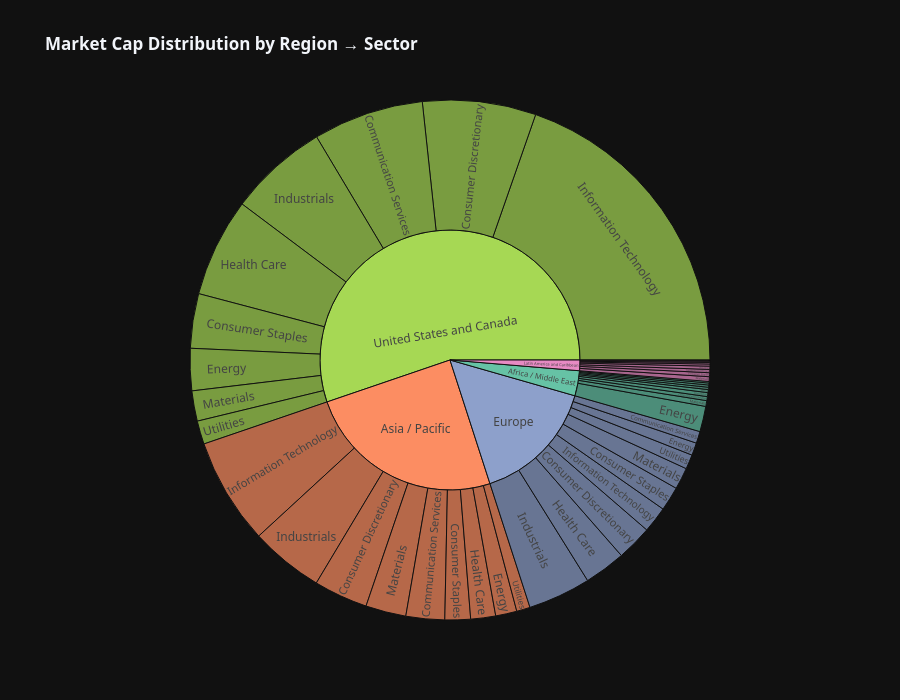
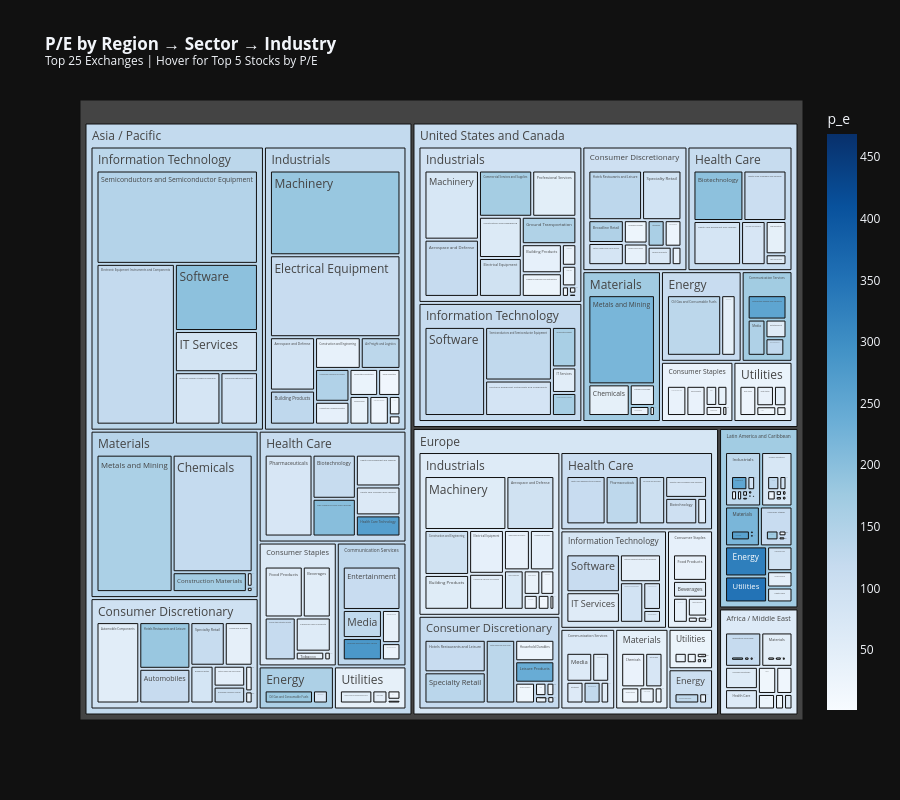
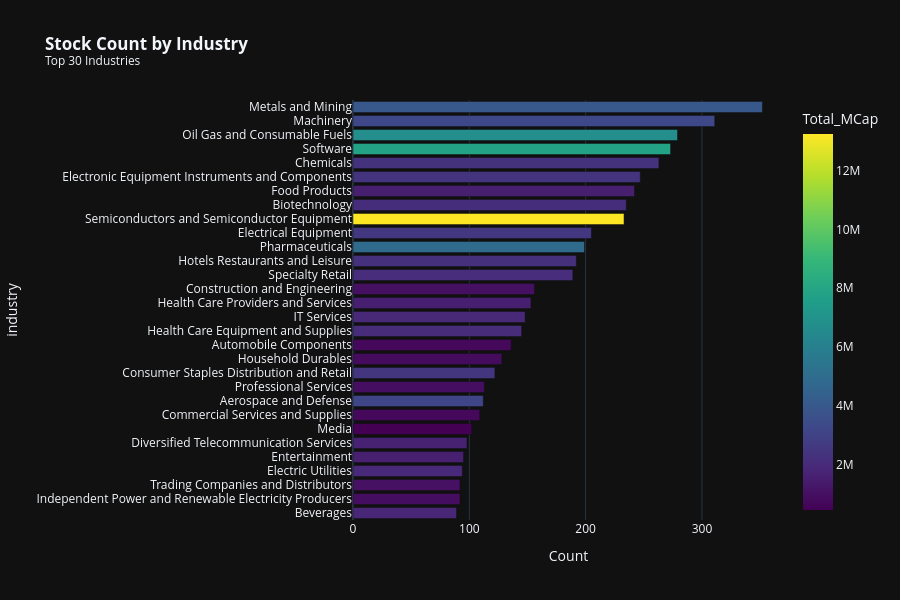
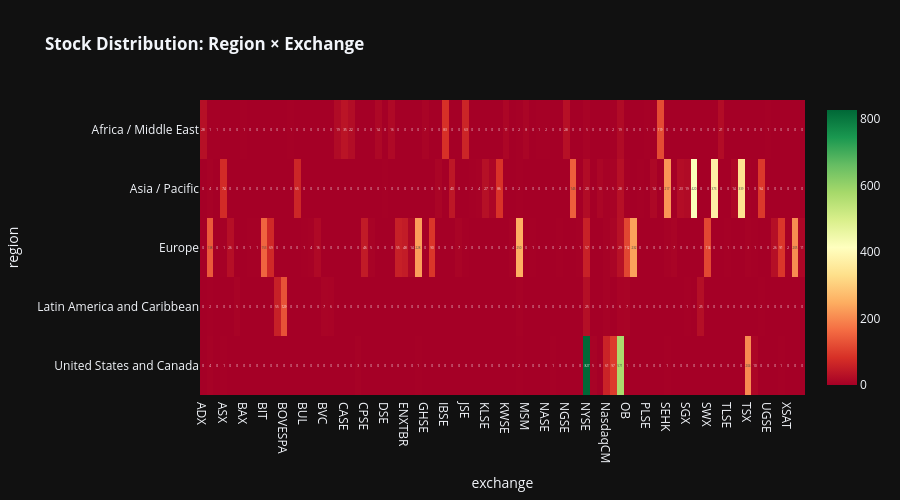

Notebook cell for these charts, in order:
### Markdown cell above
## Cell 3: Region & Exchange Distribution Analytics

Interactive dashboards analyzing stock distribution by Region, Sector, Industry, and Exchange.

### Code cell
# ============================================================================
# Cell 3: Region, Sector, Industry & Exchange Distribution
# ============================================================================

print('=' * 80)
print('📊 REGION, SECTOR, INDUSTRY & EXCHANGE ANALYTICS')
print('=' * 80)

dashboard_dir = OUTPUT_DIR / 'eda' / 'dashboards'

# ============================================================================
# 3.1 Region Distribution with Key Metrics
# ============================================================================
if 'region' in df.columns:
    print('\n📍 Region Distribution Analysis...')

    region_summary_stats = df.groupby('region').agg({
        'ticker': 'count',
        'market_cap': ['sum', 'mean', 'median'],
        'last_price': 'mean',

    }).round(2)
    region_summary_stats.columns = ['Count', 'Total_MCap', 'Mean_MCap', 'Median_MCap', 'Avg_Price']
    region_summary_stats = region_summary_stats.sort_values('Count', ascending=False)
    region_summary_stats['Pct'] = (region_summary_stats['Count'] / region_summary_stats['Count'].sum() * 100).round(1)

    # Create region sunburst with sector breakdown
    fig_region_sb = px.sunburst(
        prepare_for_plotly(df, ['region', 'sector']),
        path=['region', 'sector'], values='market_cap',
        title='<b>Market Cap Distribution by Region → Sector</b>',
        template=PLOTLY_TEMPLATE, color='region',
        color_discrete_sequence=px.colors.qualitative.Set2,
    )
    fig_region_sb.update_layout(height=700, font=dict(family='Segoe UI, Roboto, Arial'))
    fig_region_sb.write_html(dashboard_dir / 'region_sector_sunburst.html')
    fig_region_sb.show()

    print(f'  ✓ Saved: region_sector_sunburst.html')
    print(f'\n  Region Summary:')
    print(region_summary_stats.to_string())

# ============================================================================
# 3.2 Exchange Distribution Analysis (Enhanced)
# ============================================================================
exchange_col = None
for col in ['exchange', 'primary_exchange', 'stock_exchange']:
    if col in df.columns:
        exchange_col = col
        break

if exchange_col:
    print(f'\n🏛️ Exchange Distribution Analysis ({exchange_col})...')

    exchange_stats = df.groupby(exchange_col).agg({
        'ticker': 'count',
        'market_cap': ['sum', 'mean'],
        'p_e': 'mean',
        'last_price': 'mean',
    }).round(2)
    exchange_stats.columns = ['Count', 'Total_MCap', 'Mean_MCap', 'Avg_Price', 'Mean_P_E']
    exchange_stats = exchange_stats.sort_values('Total_MCap', ascending=False).head(TOP_N_EXCHANGES)
    exchange_stats['Pct'] = (exchange_stats['Count'] / df.shape[0] * 100).round(1)

    # Filter to top exchanges
    top_exchanges = exchange_stats.index.tolist()
    df_exchange = df[df[exchange_col].isin(top_exchanges)].copy()


    # =========================================================================
    # Build top 5 P/E names for each level of the treemap hierarchy
    # Path: region → sector → industry
    # =========================================================================

    def get_top5_pe_names(subset_df):
        """Get top 5 stock names by P/E from a subset DataFrame."""
        valid = subset_df.dropna(subset=['p_e', 'name'])
        valid = valid[valid['p_e'] > 0]  # Only positive P/E
        top5 = valid.nlargest(5, 'p_e')['name'].tolist()
        return ', '.join(top5) if top5 else 'N/A'


    # Level 1: By Region only
    region_top_names = df_exchange.groupby('region').apply(
        get_top5_pe_names, include_groups=False
    ).to_dict()

    # Level 2: By Region + Sector
    region_sector_top_names = df_exchange.groupby(['region', 'sector']).apply(
        get_top5_pe_names, include_groups=False
    ).to_dict()

    # Level 3: By Region + Sector + Industry (full path)
    region_sector_industry_top_names = df_exchange.groupby(
        ['region', 'sector', 'industry']
    ).apply(get_top5_pe_names, include_groups=False).to_dict()


    # Create a unified lookup function for the treemap path
    def get_top_names_for_path(row):
        """Return top names based on the most specific available path."""
        region = row.get('region')
        sector = row.get('sector')
        industry = row.get('industry')

        # Try most specific first (region + sector + industry)
        key_full = (region, sector, industry)
        if key_full in region_sector_industry_top_names:
            return region_sector_industry_top_names[key_full]

        # Fall back to region + sector
        key_rs = (region, sector)
        if key_rs in region_sector_top_names:
            return region_sector_top_names[key_rs]

        # Fall back to region only
        if region in region_top_names:
            return region_top_names[region]

        return 'N/A'


    # Add top names column (for industry-level hover)
    df_exchange['top_names_by_pe'] = df_exchange.apply(get_top_names_for_path, axis=1)

    # =========================================================================
    # Create treemap with customdata for all hierarchy levels
    # =========================================================================

    # Prepare data with all level lookups embedded
    treemap_df = prepare_for_plotly(df_exchange, [exchange_col, 'region', 'sector', 'industry'])

    # Exchange treemap: Region → Sector → Industry
    fig_exchange = px.treemap(
        treemap_df,
        path=['region', 'sector', 'industry'],
        values='p_e',
        color='p_e',
        color_continuous_scale='Blues',
        title=f'<b>P/E by Region → Sector → Industry</b><br><sup>Top {TOP_N_EXCHANGES} Exchanges | Hover for Top 5 Stocks by P/E</sup>',
        template=PLOTLY_TEMPLATE,
        hover_data={'top_names_by_pe': True},
    )

    # Custom hover template showing path-specific top names
    fig_exchange.update_traces(
        hovertemplate='<b>%{label}</b><br>P/E Sum: %{value:.2f}<br>Top 5 by P/E: %{customdata[0]}<extra></extra>'
    )
    fig_exchange.update_layout(height=800)
    fig_exchange.write_html(dashboard_dir / 'exchange_sector_treemap.html')
    fig_exchange.show()

    print(f'  ✓ Saved: exchange_sector_treemap.html')
    print(f'\n  Top Exchanges by Market Cap:')
    print(exchange_stats.head(10).to_string())

    # Debug: Show sample of computed top names per level
    print(f'\n  📊 Top 5 P/E Names by Hierarchy Level:')
    print(f'    Regions: {len(region_top_names)} groups')
    print(f'    Region+Sector: {len(region_sector_top_names)} groups')
    print(f'    Region+Sector+Industry: {len(region_sector_industry_top_names)} groups')

# ============================================================================
# 3.3 Industry Distribution Analysis
# ============================================================================
industry_col = None
for col in ['industry', 'industry_group', 'sub_industry']:
    if col in df.columns:
        industry_col = col
        break

if industry_col:
    print(f'\n🏭 Industry Distribution Analysis ({industry_col})...')

    industry_stats = df.groupby(industry_col).agg({
        'ticker': 'count',
        'market_cap': ['sum', 'mean'],
        'roe': 'mean' if 'roe' in df.columns else 'count',
        'p_e': 'mean',
    }).round(2)

    if 'roe' in df.columns:
        industry_stats.columns = ['Count', 'Total_MCap', 'Mean_MCap', 'Avg_ROE', 'Mean_P_E']
    else:
        industry_stats.columns = ['Count', 'Total_MCap', 'Mean_MCap', '_count', 'Mean_P_E']
        industry_stats = industry_stats.drop('_count', axis=1)

    industry_stats = industry_stats.sort_values('Count', ascending=False).head(TOP_N_INDUSTRIES)

    # Industry bar chart
    fig_industry = px.bar(
        industry_stats.reset_index().head(TOP_N_INDUSTRIES),
        x='Count', y=industry_col, orientation='h',
        title=f'<b>Stock Count by Industry</b><br><sup>Top {TOP_N_INDUSTRIES} Industries</sup>',
        template=PLOTLY_TEMPLATE, color='Total_MCap',
        color_continuous_scale='Viridis',
    )
    fig_industry.update_layout(height=600, yaxis={'categoryorder': 'total ascending'})
    fig_industry.write_html(dashboard_dir / 'industry_distribution.html')
    fig_industry.show()

    print(f'  ✓ Saved: industry_distribution.html')

# ============================================================================
# 3.4 Region × Exchange × Sector 3D Analysis
# ============================================================================
if 'region' in df.columns and exchange_col:
    print('\n🌐 Region × Exchange × Sector 3D Analysis...')

    # Create cross-tabulation
    cross_tab = pd.crosstab([df['region'], df['sector']], df[exchange_col])

    # Region-Exchange heatmap
    region_exchange = pd.crosstab(df['region'], df[exchange_col])

    fig_re_heatmap = px.imshow(
        region_exchange, title='<b>Stock Distribution: Region × Exchange</b>',
        template=PLOTLY_TEMPLATE, color_continuous_scale='RdYlGn',
        aspect='auto', text_auto=True,
    )
    fig_re_heatmap.update_layout(height=500)
    fig_re_heatmap.write_html(dashboard_dir / 'region_exchange_heatmap.html')
    fig_re_heatmap.show()

    print(f'  ✓ Saved: region_exchange_heatmap.html')

print('\n✓ Region, Sector, Industry & Exchange Analytics Complete')

### Figure 1 — Plotly figure (JSON) as saved in the notebook; plotly's stock layout.template omitted (floating-point values rounded to 4 significant figures)
{"data": [{"branchvalues": "total", "customdata": [["Africa / Middle East"], ["Africa / Middle East"], ["Africa / Middle East"], ["Africa / Middle East"], ["Africa / Middle East"], ["Africa / Middle East"], ["Africa / Middle East"], ["Africa / Middle East"], ["Africa / Middle East"], ["Africa / Middle East"], ["Asia / Pacific"], ["Asia / Pacific"], ["Asia / Pacific"], ["Asia / Pacific"], ["Asia / Pacific"], ["Asia / Pacific"], ["Asia / Pacific"], ["Asia / Pacific"], ["Asia / Pacific"], ["Asia / Pacific"], ["Europe"], ["Europe"], ["Europe"], ["Europe"], ["Europe"], ["Europe"], ["Europe"], ["Europe"], ["Europe"], ["Europe"], ["Latin America and Caribbean"], ["Latin America and Caribbean"], ["Latin America and Caribbean"], ["Latin America and Caribbean"], ["Latin America and Caribbean"], ["Latin America and Caribbean"], ["Latin America and Caribbean"], ["Latin America and Caribbean"], ["Latin America and Caribbean"], ["Latin America and Caribbean"], ["United States and Canada"], ["United States and Canada"], ["United States and Canada"], ["United States and Canada"], ["United States and Canada"], ["United States and Canada"], ["United States and Canada"], ["United States and Canada"], ["United States and Canada"], ["United States and Canada"]], "domain": {"x": [0.0, 1.0], "y": [0.0, 1.0]}, "hovertemplate": "labels=%{label}<br>market_cap=%{value}<br>parent=%{parent}<br>id=%{id}<br>region=%{customdata[0]}<extra></extra>", "ids": ["Africa / Middle East/Consumer Discretionary", "Africa / Middle East/Communication Services", "Africa / Middle East/Industrials", "Africa / Middle East/Information Technology", "Africa / Middle East/Consumer Staples", "Africa / Middle East/Health Care", "Africa / Middle East/Energy", "Africa / Middle East/Materials", "Africa / Middle East", "Africa / Middle East/Utilities", "Asia / Pacific/Energy", "Asia / Pacific/Consumer Staples", "Asia / Pacific/Industrials", "Asia / Pacific/Health Care", "Asia / Pacific", "Asia / Pacific/Information Technology", "Asia / Pacific/Utilities", "Asia / Pacific/Communication Services", "Asia / Pacific/Materials", "Asia / Pacific/Consumer Discretionary", "Europe/Consumer Discretionary", "Europe/Industrials", "Europe/Health Care", "Europe/Communication Services", "Europe/Consumer Staples", "Europe/Materials", "Europe/Utilities", "Europe/Information Technology", "Europe/Energy", "Europe", "Latin America and Caribbean/Energy", "Latin America and Caribbean/Communication Services", "Latin America and Caribbean/Health Care", "Latin America and Caribbean", "Latin America and Caribbean/Utilities", "Latin America and Caribbean/Consumer Staples", "Latin America and Caribbean/Materials", "Latin America and Caribbean/Information Technology", "Latin America and Caribbean/Consumer Discretionary", "Latin America and Caribbean/Industrials", "United States and Canada/Materials", "United States and Canada/Utilities", "United States and Canada/Industrials", "United States and Canada/Energy", "United States and Canada/Consumer Staples", "United States and Canada/Health Care", "United States and Canada", "United States and Canada/Consumer Discretionary", "United States and Canada/Communication Services", "United States and Canada/Information Technology"], "labels": ["Consumer Discretionary", "Communication Services", "Industrials", "Information Technology", "Consumer Staples", "Health Care", "Energy", "Materials", "Africa / Middle East", "Utilities", "Energy", "Consumer Staples", "Industrials", "Health Care", "Asia / Pacific", "Information Technology", "Utilities", "Communication Services", "Materials", "Consumer Discretionary", "Consumer Discretionary", "Industrials", "Health Care", "Communication Services", "Consumer Staples", "Materials", "Utilities", "Information Technology", "Energy", "Europe", "Energy", "Communication Services", "Health Care", "Latin America and Caribbean", "Utilities", "Consumer Staples", "Materials", "Information Technology", "Consumer Discretionary", "Industrials", "Materials", "Utilities", "Industrials", "Energy", "Consumer Staples", "Health Care", "United States and Canada", "Consumer Discretionary", "Communication Services", "Information Technology"], "marker": {"colors": ["rgb(102,194,165)", "rgb(102,194,165)", "rgb(102,194,165)", "rgb(102,194,165)", "rgb(102,194,165)", "rgb(102,194,165)", "rgb(102,194,165)", "rgb(102,194,165)", "rgb(102,194,165)", "rgb(102,194,165)", "rgb(252,141,98)", "rgb(252,141,98)", "rgb(252,141,98)", "rgb(252,141,98)", "rgb(252,141,98)", "rgb(252,141,98)", "rgb(252,141,98)", "rgb(252,141,98)", "rgb(252,141,98)", "rgb(252,141,98)", "rgb(141,160,203)", "rgb(141,160,203)", "rgb(141,160,203)", "rgb(141,160,203)", "rgb(141,160,203)", "rgb(141,160,203)", "rgb(141,160,203)", "rgb(141,160,203)", "rgb(141,160,203)", "rgb(141,160,203)", "rgb(231,138,195)", "rgb(231,138,195)", "rgb(231,138,195)", "rgb(231,138,195)", "rgb(231,138,195)", "rgb(231,138,195)", "rgb(231,138,195)", "rgb(231,138,195)", "rgb(231,138,195)", "rgb(231,138,195)", "rgb(166,216,84)", "rgb(166,216,84)", "rgb(166,216,84)", "rgb(166,216,84)", "rgb(166,216,84)", "rgb(166,216,84)", "rgb(166,216,84)", "rgb(166,216,84)", "rgb(166,216,84)", "rgb(166,216,84)"]}, "name": "", "parents": ["Africa / Middle East", "Africa / Middle East", "Africa / Middle East", "Africa / Middle East", "Africa / Middle East", "Africa / Middle East", "Africa / Middle East", "Africa / Middle East", "", "Africa / Middle East", "Asia / Pacific", "Asia / Pacific", "Asia / Pacific", "Asia / Pacific", "", "Asia / Pacific", "Asia / Pacific", "Asia / Pacific", "Asia / Pacific", "Asia / Pacific", "Europe", "Europe", "Europe", "Europe", "Europe", "Europe", "Europe", "Europe", "Europe", "", "Latin America and Caribbean", "Latin America and Caribbean", "Latin America and Caribbean", "", "Latin America and Caribbean", "Latin America and Caribbean", "Latin America and Caribbean", "Latin America and Caribbean", "Latin America and Caribbean", "Latin America and Caribbean", "United States and Canada", "United States and Canada", "United States and Canada", "United States and Canada", "United States and Canada", "United States and Canada", "", "United States and Canada", "United States and Canada", "United States and Canada"], "values": [162400.0, 281800.0, 278400.0, 156700.0, 137800.0, 106500.0, 1786000.0, 407200.0, 3529000.0, 212000.0, 1493000.0, 1796000.0, 5161000.0, 1749000.0, 27980000.0, 7471000.0, 949200.0, 2718000.0, 2840000.0, 3801000.0, 2498000.0, 4414000.0, 2912000.0, 835700.0, 1704000.0, 1525000.0, 1020000.0, 1833000.0, 881400.0, 17620000.0, 80820.0, 107800.0, 29020.0, 1492000.0, 149700.0, 276300.0, 331500.0, 61510.0, 229100.0, 225800.0, 2127000.0, 1645000.0, 6988000.0, 2960000.0, 3833000.0, 6936000.0, 62460000.0, 7968000.0, 7773000.0, 22230000.0], "type": "sunburst"}], "layout": {"legend": {"tracegroupgap": 0}, "title": {"text": "<b>Market Cap Distribution by Region → Sector</b>"}, "sunburstcolorway": ["rgb(102,194,165)", "rgb(252,141,98)", "rgb(141,160,203)", "rgb(231,138,195)", "rgb(166,216,84)", "rgb(255,217,47)", "rgb(229,196,148)", "rgb(179,179,179)"], "font": {"family": "Segoe UI, Roboto, Arial"}, "height": 700}}

### Figure 2 — Plotly figure (JSON) as saved in the notebook; plotly's stock layout.template omitted (floating-point values rounded to 4 significant figures; data arrays with more than 128 entries replaced by an {"elided": "..."} marker saying what was removed)
{"data": [{"branchvalues": "total", "customdata": {"elided": "319x2 mixed values"}, "domain": {"x": [0.0, 1.0], "y": [0.0, 1.0]}, "hovertemplate": "<b>%{label}</b><br>P/E Sum: %{value:.2f}<br>Top 5 by P/E: %{customdata[0]}<extra></extra>", "ids": {"elided": "319 str values"}, "labels": {"elided": "319 str values"}, "marker": {"coloraxis": "coloraxis", "colors": {"elided": "319 float values"}}, "name": "", "parents": {"elided": "319 str values"}, "values": {"elided": "319 float values"}, "type": "treemap"}], "layout": {"coloraxis": {"colorbar": {"title": {"text": "p_e"}}, "colorscale": [[0.0, "rgb(247,251,255)"], [0.125, "rgb(222,235,247)"], [0.25, "rgb(198,219,239)"], [0.375, "rgb(158,202,225)"], [0.5, "rgb(107,174,214)"], [0.625, "rgb(66,146,198)"], [0.75, "rgb(33,113,181)"], [0.875, "rgb(8,81,156)"], [1.0, "rgb(8,48,107)"]]}, "legend": {"tracegroupgap": 0}, "title": {"text": "<b>P/E by Region → Sector → Industry</b><br><sup>Top 25 Exchanges | Hover for Top 5 Stocks by P/E</sup>"}, "height": 800}}

### Figure 3 — Plotly figure (JSON) as saved in the notebook; plotly's stock layout.template omitted (floating-point values rounded to 4 significant figures)
{"data": [{"hovertemplate": "Count=%{x}<br>industry=%{y}<br>Total_MCap=%{marker.color}<extra></extra>", "legendgroup": "", "marker": {"color": [3991000.0, 3259000.0, 6772000.0, 7803000.0, 2300000.0, 2389000.0, 1525000.0, 2103000.0, 13250000.0, 2559000.0, 4886000.0, 2229000.0, 2081000.0, 1003000.0, 1536000.0, 1897000.0, 2046000.0, 710200.0, 859500.0, 2437000.0, 911600.0, 3128000.0, 691200.0, 444500.0, 1649000.0, 1564000.0, 1877000.0, 867500.0, 1018000.0, 1829000.0], "coloraxis": "coloraxis", "pattern": {"shape": ""}}, "name": "", "orientation": "h", "showlegend": false, "textposition": "auto", "x": [352, 311, 279, 273, 263, 247, 242, 235, 233, 205, 199, 192, 189, 156, 153, 148, 145, 136, 128, 122, 113, 112, 109, 102, 98, 95, 94, 92, 92, 89], "xaxis": "x", "y": ["Metals and Mining", "Machinery", "Oil Gas and Consumable Fuels", "Software", "Chemicals", "Electronic Equipment Instruments and Components", "Food Products", "Biotechnology", "Semiconductors and Semiconductor Equipment", "Electrical Equipment", "Pharmaceuticals", "Hotels Restaurants and Leisure", "Specialty Retail", "Construction and Engineering", "Health Care Providers and Services", "IT Services", "Health Care Equipment and Supplies", "Automobile Components", "Household Durables", "Consumer Staples Distribution and Retail", "Professional Services", "Aerospace and Defense", "Commercial Services and Supplies", "Media", "Diversified Telecommunication Services", "Entertainment", "Electric Utilities", "Independent Power and Renewable Electricity Producers", "Trading Companies and Distributors", "Beverages"], "yaxis": "y", "type": "bar"}], "layout": {"xaxis": {"anchor": "y", "domain": [0.0, 1.0], "title": {"text": "Count"}}, "yaxis": {"anchor": "x", "domain": [0.0, 1.0], "title": {"text": "industry"}, "categoryorder": "total ascending"}, "coloraxis": {"colorbar": {"title": {"text": "Total_MCap"}}, "colorscale": [[0.0, "#440154"], [0.1111, "#482878"], [0.2222, "#3e4989"], [0.3333, "#31688e"], [0.4444, "#26828e"], [0.5556, "#1f9e89"], [0.6667, "#35b779"], [0.7778, "#6ece58"], [0.8889, "#b5de2b"], [1.0, "#fde725"]]}, "legend": {"tracegroupgap": 0}, "title": {"text": "<b>Stock Count by Industry</b><br><sup>Top 30 Industries</sup>"}, "barmode": "relative", "height": 600}}

### Figure 4 — Plotly figure (JSON) as saved in the notebook; plotly's stock layout.template omitted (floating-point values rounded to 4 significant figures; data arrays with more than 128 entries replaced by an {"elided": "..."} marker saying what was removed)
{"data": [{"coloraxis": "coloraxis", "name": "0", "texttemplate": "%{z}", "x": ["ADX", "AIM", "ASE", "ASX", "ATSE", "BASE", "BAX", "BDL", "BDM", "BIT", "BME", "BMV", "BOVESPA", "BRVM", "BSE", "BUL", "BUSE", "BVB", "BVC", "BVL", "BVMT", "CASE", "CBSE", "CNSX", "CPSE", "DB", "DFM", "DSE", "DSM", "ENXTAM", "ENXTBR", "ENXTLS", "ENXTPA", "GHSE", "HLSE", "HOSE", "IBSE", "IDX", "ISE", "JSE", "KAS", "KASE", "KLSE", "KOSDAQ", "KOSE", "KWSE", "LJSE", "LSE", "MSM", "MUN", "MUSE", "NASE", "NEOE", "NGM", "NGSE", "NSEI", "NSEL", "NYSE", "NYSEAM", "NZSE", "NasdaqCM", "NasdaqGM", "NasdaqGS", "OB", "OM", "OTCPK", "PLSE", "PSE", "SASE", "SEHK", "SEP", "SET", "SGX", "SHSE", "SNSE", "SWX", "SZSE", "TASE", "TLSE", "TPEX", "TSE", "TSX", "TSXV", "TWSE", "UGSE", "WBAG", "WSE", "XSAT", "XTRA", "ZGSE"], "y": ["Africa / Middle East", "Asia / Pacific", "Europe", "Latin America and Caribbean", "United States and Canada"], "z": {"elided": "5x90 int values"}, "type": "heatmap", "xaxis": "x", "yaxis": "y", "hovertemplate": "exchange: %{x}<br>region: %{y}<br>color: %{z}<extra></extra>"}], "layout": {"xaxis": {"anchor": "y", "domain": [0.0, 1.0], "title": {"text": "exchange"}}, "yaxis": {"anchor": "x", "domain": [0.0, 1.0], "autorange": "reversed", "title": {"text": "region"}}, "coloraxis": {"colorscale": [[0.0, "rgb(165,0,38)"], [0.1, "rgb(215,48,39)"], [0.2, "rgb(244,109,67)"], [0.3, "rgb(253,174,97)"], [0.4, "rgb(254,224,139)"], [0.5, "rgb(255,255,191)"], [0.6, "rgb(217,239,139)"], [0.7, "rgb(166,217,106)"], [0.8, "rgb(102,189,99)"], [0.9, "rgb(26,152,80)"], [1.0, "rgb(0,104,55)"]]}, "title": {"text": "<b>Stock Distribution: Region × Exchange</b>"}, "height": 500}}
